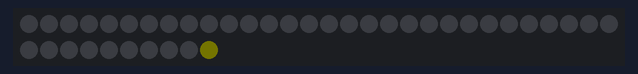
A sketch run on a simulated Arduino Uno, built with avr-gcc and run on an emulated ATmega328P. Shown: 40 RGB LEDs in strip order, left to right, continuing on the next row. Dim RGB values are drawn brighter than linear.

Above: at 0.75 s.
At 6.84 s:
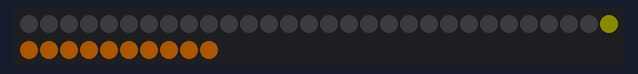
At 12.63 s:
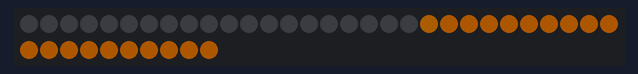
At 24.5 s:
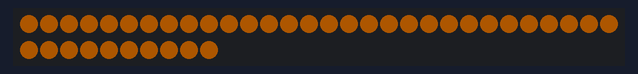
At 31.93 s:
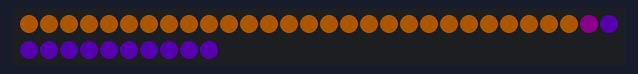
At 39.55 s:
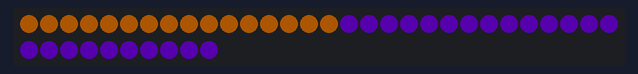

The sketch:

Array-Work-with-Fade-reverse.ino
```cpp
//Create a US flag in an 8x5 NeoPixel Shield

//Include the NeoPixel library
#include <Adafruit_NeoPixel.h>

//Set which pin the Arduino uses to communicate with the NeoPixels
#define PIN            6
//How many pixels are being used
#define NUMPIXELS      40


//Set some Neopixel specific data
Adafruit_NeoPixel pixels = Adafruit_NeoPixel(NUMPIXELS, PIN, NEO_GRB + NEO_KHZ800);

//Set the delay variable to one second
int delayval1 = 1000;
int delayval2 = 250;
int delayval3 = 2000;
uint32_t blue =  pixels.Color(0,0,25);
uint32_t green =  pixels.Color(0,25,0);
uint32_t red =  pixels.Color(25,0,0);
uint32_t magenta =  pixels.Color(25,0,25);
uint32_t white =  pixels.Color(25,25,25);
uint32_t off = pixels.Color(0,0,0);
uint32_t color[] = {red, blue, green, magenta, white, off};


void setup() {
//Start communication with the NeoPixels
pixels.begin();
}

void loop() {
//fadeInAndOut(25, 25, 0, 10);
//fadeInAndOut(25, 0, 50, 10);
//fadeInAndOut(0, 25, 25, 10);
colorFade(50, 25, 0, 100);
colorFade(25, 0, 50, 100);
colorFade(0, 25, 50, 100);


//Start with the first pixel and count from there
//int i[] = {1,3,5,7,9,11,13,15,17,19,20,22,24,26,28,30,32,34,36,38,2,4,6,8,10,12,14,16,18,21,23,25,27,29,31,33,35,37,39,0};
//int i[40];
//int z=1;
//for (z=1; z<41; z++) {
//  i[z] = random(0,39);
//}
//int s=0;
//int c = random(1,6);
//for (s=0; s<40; s++) {
//  pixels.setPixelColor(i[s], color[c]);
//  pixels.show();
//  delay(delayval2);
//  c = random(1,6);
//}
//delay(delayval3);
}


void fadeInAndOut(uint8_t red, uint8_t green, uint8_t blue, uint8_t wait) {

  for(uint8_t b=0; b <255; b++) {
     for(uint8_t i=0; i < NUMPIXELS; i++) {
        pixels.setPixelColor(i, red*b/255, green*b/255, blue*b/255);
     }
     pixels.show();
     delay(wait);
  };

  for(uint8_t b=255; b > 0; b--) {
     for(uint8_t i=0; i < NUMPIXELS; i++) {
        pixels.setPixelColor(i, red*b/255, green*b/255, blue*b/255);
     }
     pixels.show();
     delay(wait);
  };
};

void colorFade(uint8_t r, uint8_t g, uint8_t b, uint8_t wait) {
  for(uint16_t i = NUMPIXELS; i != -1; i--) {
      uint8_t curr_r, curr_g, curr_b;
      uint8_t curr_col;
      curr_col = pixels.getPixelColor(i); // get the current colour
      curr_b = curr_col & 0xFF; curr_g = (curr_col >> 8) & 0xFF; curr_r = (curr_col >> 16) & 0xFF;  // separate into RGB components

      while ((curr_r != r) || (curr_g != g) || (curr_b != b)){  // while the curr color is not yet the target color
        if (curr_r < r) curr_r++; else if (curr_r > r) curr_r--;  // increment or decrement the old color values
        if (curr_g < g) curr_g++; else if (curr_g > g) curr_g--;
        if (curr_b < b) curr_b++; else if (curr_b > b) curr_b--;
        pixels.setPixelColor(i, curr_r, curr_g, curr_b);  // set the color
        pixels.show();
         delay(10);  // add a delay if its too fast
      }
      delay(10);
  }
}
```
